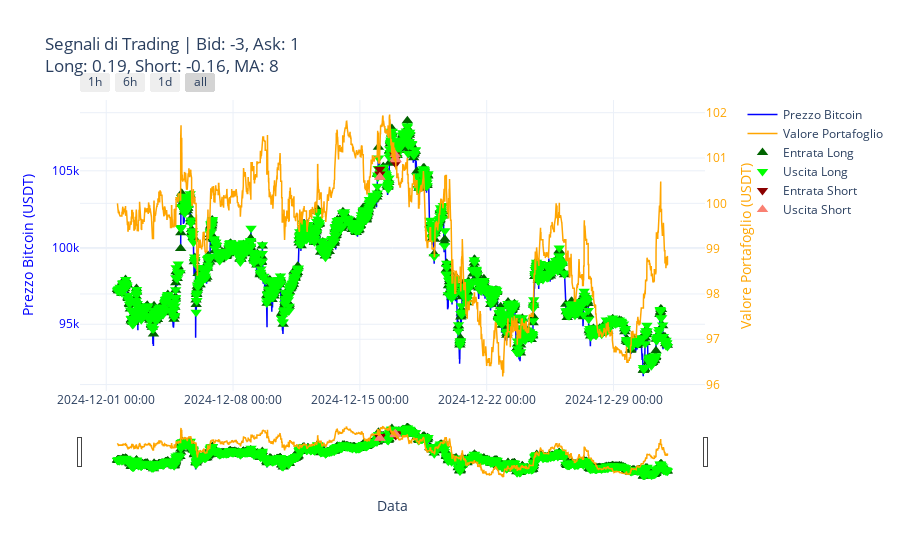

This figure's notebook cell:
### Code cell
# Esempio di utilizzo:
plot_trading_signals_plotly(
    df_cut=df_cut,
    trades_df=trades_df,
    portfolio_df=portfolio_df,
    decision_freq=decision_freq,
    bid_level=bid_level,
    ask_level=ask_level,
    long_thresh=long_thresh,
    short_thresh=short_thresh,
    ma_window=ma_window
)

### Figure 1 — Plotly figure (JSON) as saved in the notebook; plotly's stock layout.template omitted (floating-point values rounded to 4 significant figures; data arrays with more than 128 entries replaced by an {"elided": "..."} marker saying what was removed)
{"data": [{"hovertemplate": "Data: %{x}<br>Prezzo: %{y}<extra></extra>", "line": {"color": "blue", "width": 1.5}, "mode": "lines", "name": "Prezzo Bitcoin", "type": "scatter", "x": {"elided": "8750 str values"}, "y": {"elided": "8750 float values"}}, {"hovertemplate": "Data: %{x}<br>Portafoglio: %{y}<extra></extra>", "line": {"color": "orange", "width": 1.5}, "mode": "lines", "name": "Valore Portafoglio", "type": "scatter", "x": {"elided": "8750 str values"}, "y": {"elided": "8750 float values"}, "yaxis": "y2"}, {"hoverinfo": "text", "marker": {"color": "darkgreen", "size": 10, "symbol": "triangle-up"}, "mode": "markers", "name": "Entrata Long", "text": {"elided": "1354 str values"}, "type": "scatter", "x": {"elided": "1354 str values"}, "y": {"elided": "1354 float values"}}, {"hoverinfo": "text", "marker": {"color": "lime", "size": 10, "symbol": "triangle-down"}, "mode": "markers", "name": "Uscita Long", "text": {"elided": "1354 str values"}, "type": "scatter", "x": {"elided": "1354 str values"}, "y": {"elided": "1354 float values"}}, {"hoverinfo": "text", "marker": {"color": "darkred", "size": 10, "symbol": "triangle-down"}, "mode": "markers", "name": "Entrata Short", "text": ["timestamp: 2024-12-16 02:10:00<br>action: enter<br>position: -0.0009598893122727538<br>price: 105108.09<br>portfolio: 100.8921322244027<br>pnl: nan<br>cash: 201.7842644488054<br>signal: -1.0<br>imbalance: -0.29118794022055494<br>imbalance_diff: -0.5007713089669477<br>close: 105108.09<br>notional_-3: 329862465.61031795<br>notional_1: 600884863.1328148<br>entry_price: 105108.09", "timestamp: 2024-12-16 02:30:00<br>action: enter<br>position: -0.0009675946093728636<br>price: 104783.98<br>portfolio: 101.38841419663395<br>pnl: nan<br>cash: 202.7768283932679<br>signal: -1.0<br>imbalance: -0.2614844688556995<br>imbalance_diff: -0.0066160431003749465<br>close: 104783.98<br>notional_-3: 340179411.3539498<br>notional_1: 581072470.3142811<br>entry_price: 104783.98", "timestamp: 2024-12-16 22:20:00<br>action: enter<br>position: -0.0009522470284647397<br>price: 106033.02<br>portfolio: 100.96962821414232<br>pnl: nan<br>cash: 201.93925642828464<br>signal: -1.0<br>imbalance: -0.2365866735272887<br>imbalance_diff: -0.5848219680884282<br>close: 106033.02<br>notional_-3: 367116916.55731714<br>notional_1: 594660678.42796<br>entry_price: 106033.02", "timestamp: 2024-12-16 22:50:00<br>action: enter<br>position: -0.00095411453069476<br>price: 105800.0<br>portfolio: 100.94531734750561<br>pnl: nan<br>cash: 201.89063469501122<br>signal: -1.0<br>imbalance: -0.25963552121571587<br>imbalance_diff: -4.563827655745811e-05<br>close: 105800.0<br>notional_-3: 355026305.19508976<br>notional_1: 604031875.9268923<br>entry_price: 105800.0", "timestamp: 2024-12-16 23:00:00<br>action: enter<br>position: -0.0009535572734056674<br>price: 105845.83<br>portfolio: 100.9300610561598<br>pnl: nan<br>cash: 201.8601221123196<br>signal: -1.0<br>imbalance: -0.23623035948834667<br>imbalance_diff: -0.0035537263119148066<br>close: 105845.83<br>notional_-3: 362303794.4166441<br>notional_1: 586421515.4135162<br>entry_price: 105845.83", "timestamp: 2024-12-16 23:30:00<br>action: enter<br>position: -0.0009574176388564081<br>price: 105484.08<br>portfolio: 100.99231881054047<br>pnl: nan<br>cash: 201.98463762108094<br>signal: -1.0<br>imbalance: -0.2367638954358946<br>imbalance_diff: -0.002738587045025609<br>close: 105484.08<br>notional_-3: 376631346.8266665<br>notional_1: 610301384.9307388<br>entry_price: 105484.08"], "type": "scatter", "x": ["2024-12-16T02:10:00", "2024-12-16T02:30:00", "2024-12-16T22:20:00", "2024-12-16T22:50:00", "2024-12-16T23:00:00", "2024-12-16T23:30:00"], "y": [105100.0, 104800.0, 106000.0, 105800, 105800.0, 105500.0]}, {"hoverinfo": "text", "marker": {"color": "salmon", "size": 10, "symbol": "triangle-up"}, "mode": "markers", "name": "Uscita Short", "text": ["timestamp: 2024-12-16 02:20:00<br>action: exit<br>position: 0.0<br>price: 104591.07<br>portfolio: 101.38841419663395<br>pnl: 0.4962819722312491<br>cash: 101.38841419663395<br>signal: 0.0<br>imbalance: -0.2592942333525065<br>imbalance_diff: 0.036530696342658875<br>close: 104591.07<br>notional_-3: 356416373.5980084<br>notional_1: 605953273.4244086<br>entry_price: nan", "timestamp: 2024-12-16 02:40:00<br>action: exit<br>position: 0.0<br>price: 104577.69<br>portfolio: 101.58801928860147<br>pnl: 0.19960509196752182<br>cash: 101.58801928860147<br>signal: 0.0<br>imbalance: -0.28371332963040957<br>imbalance_diff: 0.0011887375550532764<br>close: 104577.69<br>notional_-3: 327438138.8467112<br>notional_1: 586827482.4240558<br>entry_price: nan", "timestamp: 2024-12-16 22:40:00<br>action: exit<br>position: 0.0<br>price: 106058.55<br>portfolio: 100.94531734750561<br>pnl: -0.024310866636703697<br>cash: 100.94531734750561<br>signal: 0.0<br>imbalance: -0.26430643380870117<br>imbalance_diff: 0.015991092659706663<br>close: 106058.55<br>notional_-3: 351726747.7921959<br>notional_1: 604450562.8592832<br>entry_price: nan", "timestamp: 2024-12-16 22:55:00<br>action: exit<br>position: 0.0<br>price: 105815.99<br>portfolio: 100.9300610561598<br>pnl: -0.01525629134581421<br>cash: 100.9300610561598<br>signal: 0.0<br>imbalance: -0.23267663317643186<br>imbalance_diff: 0.026958888039284007<br>close: 105815.99<br>notional_-3: 372134332.086885<br>notional_1: 597820052.6658747<br>entry_price: nan", "timestamp: 2024-12-16 23:20:00<br>action: exit<br>position: 0.0<br>price: 105780.54<br>portfolio: 100.99231881054047<br>pnl: 0.0622577543806638<br>cash: 100.99231881054047<br>signal: 0.0<br>imbalance: -0.2529112374345246<br>imbalance_diff: 0.005302475816798269<br>close: 105780.54<br>notional_-3: 375828774.0335042<br>notional_1: 630286678.0124403<br>entry_price: nan", "timestamp: 2024-12-16 23:40:00<br>action: exit<br>position: 0.0<br>price: 105720.49<br>portfolio: 100.76597570653843<br>pnl: -0.2263431040020468<br>cash: 100.76597570653843<br>signal: 0.0<br>imbalance: -0.24797012521200915<br>imbalance_diff: -0.008576200190193728<br>close: 105720.49<br>notional_-3: 358508977.3417802<br>notional_1: 594934467.8214846<br>entry_price: nan"], "type": "scatter", "x": ["2024-12-16T02:20:00", "2024-12-16T02:40:00", "2024-12-16T22:40:00", "2024-12-16T22:55:00", "2024-12-16T23:20:00", "2024-12-16T23:40:00"], "y": [104600.0, 104600.0, 106100.0, 105800.0, 105800.0, 105700.0]}], "layout": {"hovermode": "closest", "legend": {"x": 1.06, "xanchor": "left", "y": 1, "yanchor": "top"}, "margin": {"r": 150}, "title": {"text": "Segnali di Trading | Bid: -3, Ask: 1<br>Long: 0.19, Short: -0.16, MA: 8"}, "xaxis": {"rangeselector": {"buttons": [{"count": 1, "label": "1h", "step": "hour", "stepmode": "backward"}, {"count": 6, "label": "6h", "step": "hour", "stepmode": "backward"}, {"count": 1, "label": "1d", "step": "day", "stepmode": "backward"}, {"step": "all"}]}, "rangeslider": {"visible": true}, "tickformat": "%Y-%m-%d %H:%M", "title": {"text": "Data"}, "type": "date"}, "yaxis": {"tickfont": {"color": "blue"}, "title": {"font": {"color": "blue"}, "text": "Prezzo Bitcoin (USDT)"}}, "yaxis2": {"overlaying": "y", "side": "right", "tickfont": {"color": "orange"}, "title": {"font": {"color": "orange"}, "text": "Valore Portafoglio (USDT)"}}}}
